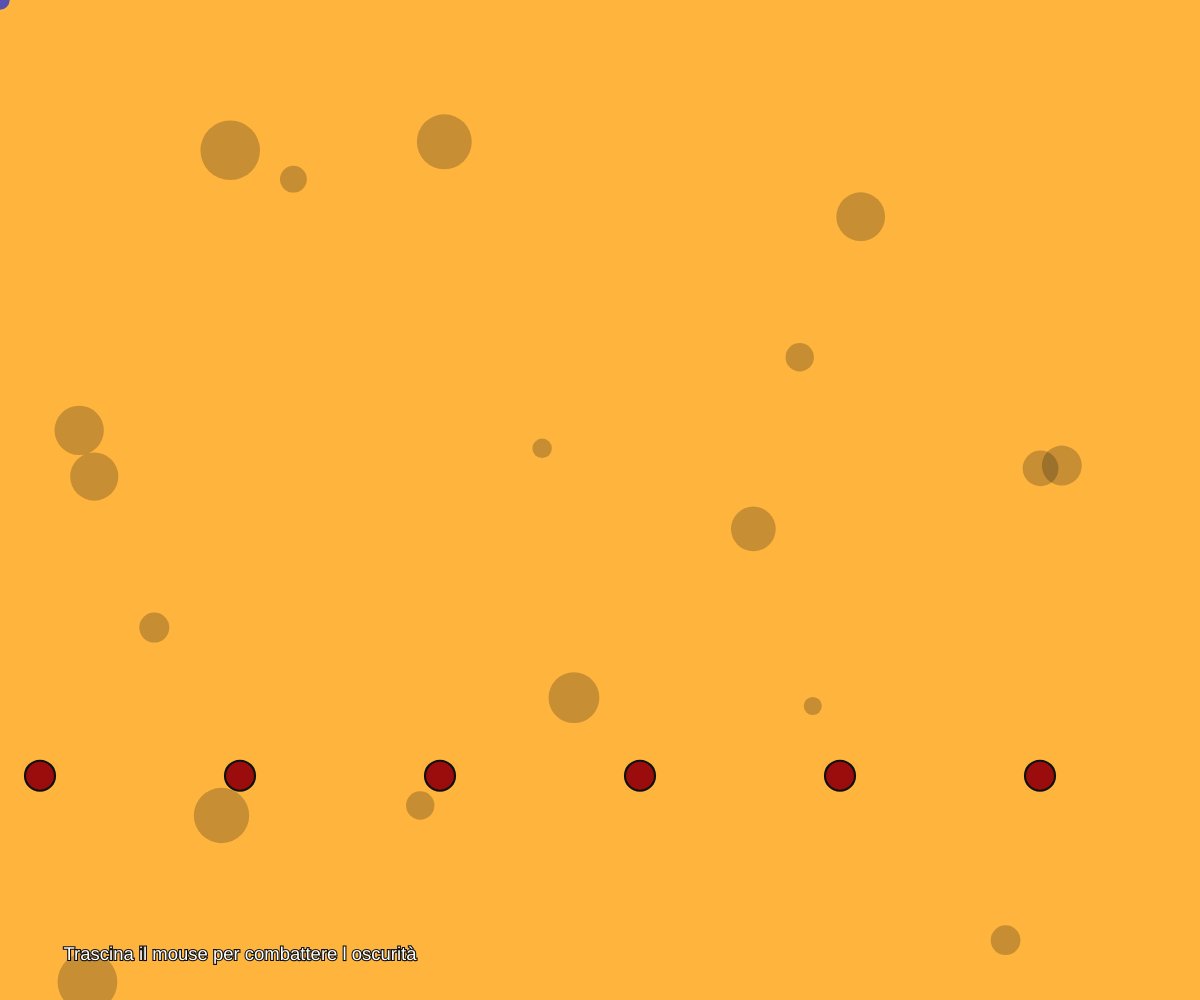
Frame 1 (no input)
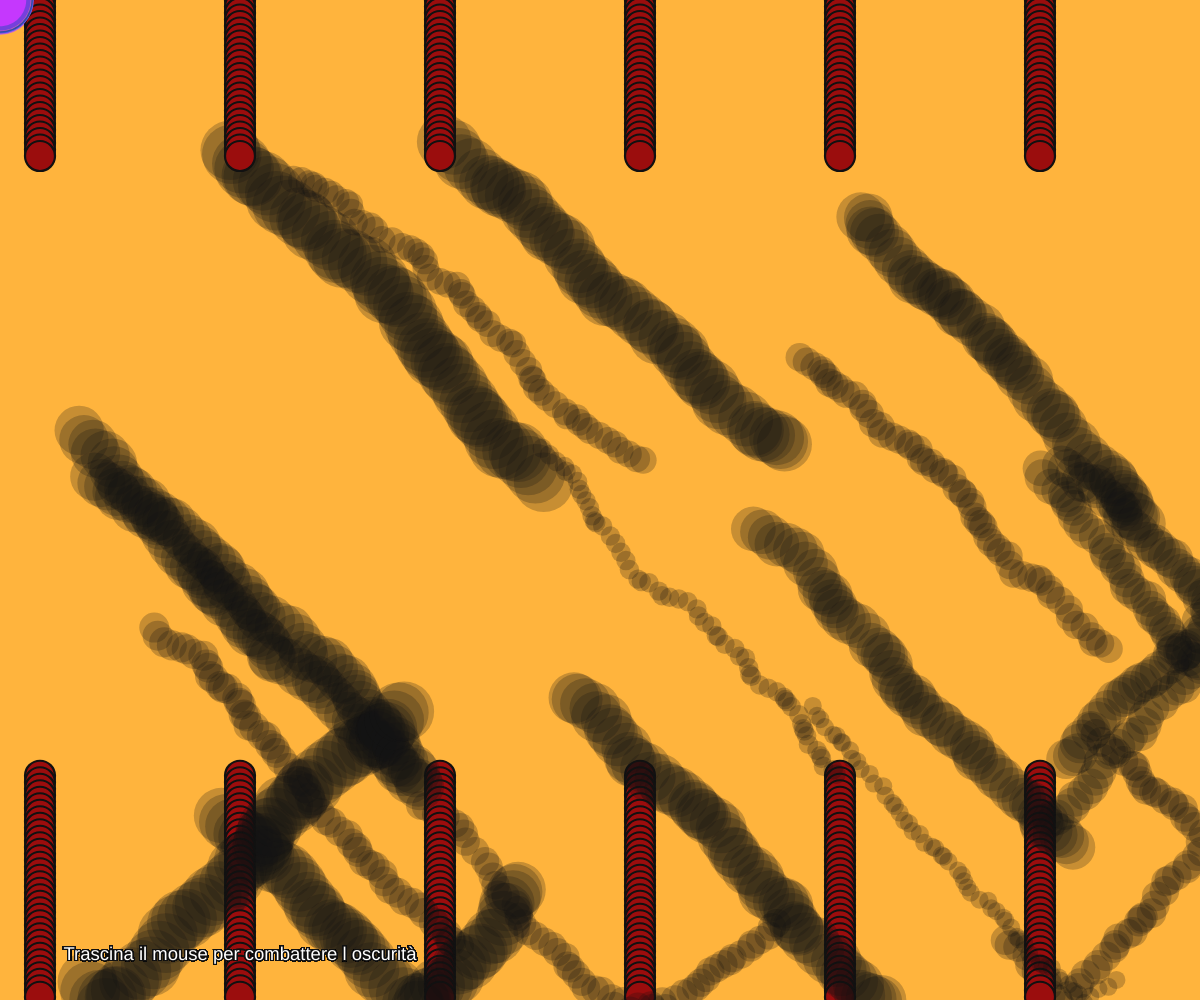
Frame 60 (no input)
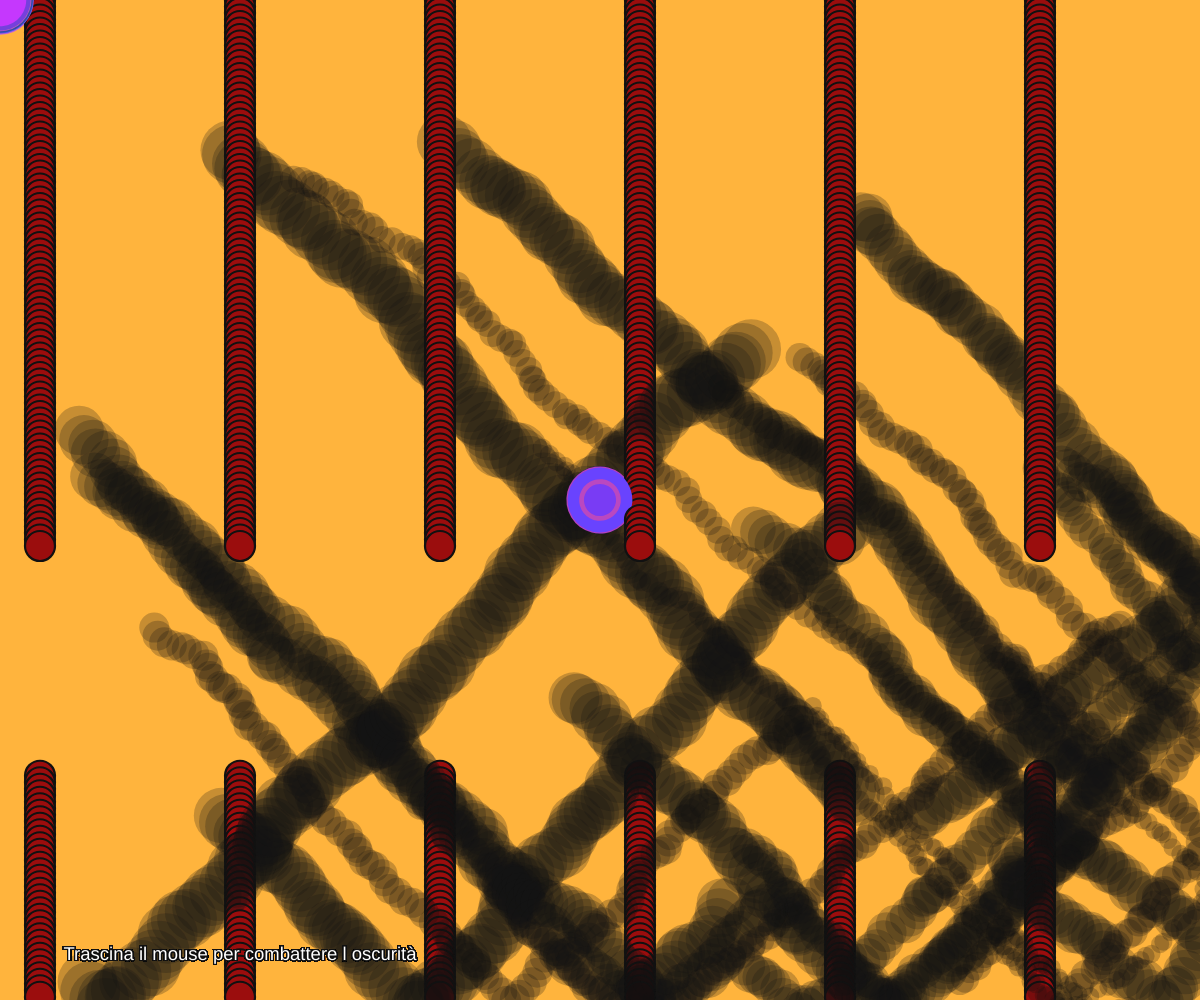
Frame 120 (the mouse pressed at the canvas centre since frame 60)

The p5.js sketch that drew these frames (run headless with seeded random() and noise() and a simulated clock; from frame 60 on, the mouse is pressed at the canvas centre):

// p5.js sketch
// ── sketch.js
function preload(){
  // put preload code here
}

var balls = [];
var neve = [];

function setup() {
  // put setup code here
  createCanvas(windowWidth, windowHeight);
  background(255, 180, 61);
  textFont('Helvetica');

  var ballNumber = 18;

  for(var i = 0; i < ballNumber; i++){

        //put your if statement here

        var myBall = new Ball(random(0, width), random(0, height), 15);
        myBall.diameter = random(15, 60);
        myBall.speed = 1;

        balls.push(myBall);

  }

  for(var x = 40; x < width; x += 200)
  {
    for(var y = height/1.3; y < height/1.3 + 30; y += 30)
    {
      var miePalleBianche = new PalleBianche(x, y, 30);
      miePalleBianche.speed = 6.5;

      neve.push(miePalleBianche);
    }
  }
}

function draw() {
  // put drawing code here
  for(var j = 0; j < balls.length; j++){
    balls[j].move();
    balls[j].display();
  }

  for(var f = 0; f < neve.length; f++){
    neve[f].move();
    neve[f].display();
  }

  drawCandy(mouseX, mouseY, random(15, 70), frameCount, color(random(50, 200), random(50, 100), random(150, 255)));

  fill('#ffffff');
  // Set a size
  textSize(18.5);
  // text(string, x, y)
  text('Trascina il mouse per combattere l oscurità', 63.5, height - 40);
  textSize(16);

}

function Ball(_x, _y, _diameter){
  this.x = _x;
  this.y = _y;
  this.diameter = _diameter;
  this.color = 17, 17, 17;
  this.speed = 10;

  this.display = function() {
    fill(17, 17, 17, 60);
    noStroke();
    ellipse(this.x, this.y, this.diameter);
  }

  var yDirection = 1;
  var xDirection = 1;

  this.move = function() {
    this.x += this.speed * xDirection * random(1, 10);
    this.y += this.speed * yDirection * random(1, 10);

    if(this.y > height || this.y < 0){
      yDirection = yDirection * -1;
    }

    if(this.x > width || this.x < 0){
      xDirection = xDirection * -1;
    }
  }
}

function PalleBianche(_x1, _y1, _diameter1){
  this.x = _x1;
  this.y = _y1;
  this.diameter = _diameter1;
  this.color = 155, 13, 13;
  this.speed = 10;

  this.display = function() {
    fill(155, 13, 13);
    stroke('#111111');
    strokeWeight(2.2);
    ellipse(this.x, this.y, this.diameter);
  }

  var yDirection = 1;
  var xDirection = 1;

  this.move = function() {
    this.x = this.x;
    this.y += this.speed;

    if(this.y > height || this.y < 0){
      this.y = 0;
    }

    if(this.x > width || this.x < 0){
      this.x = 0;
    }
  }
}

function drawCandy(_x, _y, _size, _rotation, _color) {

angleMode(DEGREES);

push();

translate(_x, _y);
rotate(_rotation);

noStroke();

fill(_color);
ellipse(0, 0, _size, _size, 0, 90, PIE);

pop();

}
